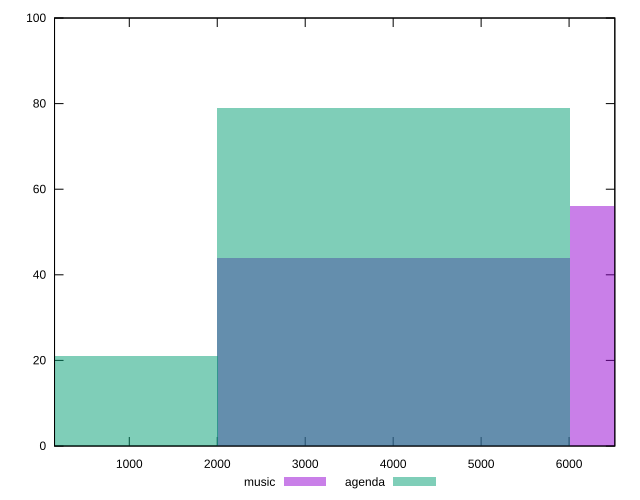

This figure's gnuplot source:
reset

$music <<EOF
8011.434452866452 56
4005.717226433226 44
EOF

$agenda <<EOF
4005.717226433226 79
0 21
EOF

set key outside below
set boxwidth 4005.717226433226
set xrange [150:6520]
set yrange [0:100]
set trange [0:100]
set style fill transparent solid 0.5 noborder
set terminal svg size 640, 500 enhanced background rgb 'white'
set output "reports/report_00027_2021-02-24T12-40-31.850Z/uses-text-compression/comparison/histogram/0_vs_1.svg"

plot $music title "music" with boxes, \
     $agenda title "agenda" with boxes

reset
